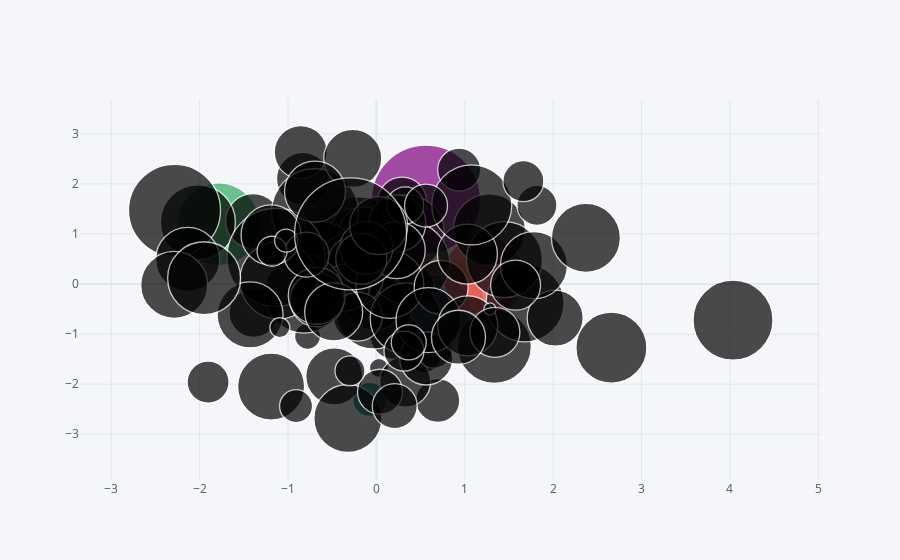

Write notebook code for a chart like this one.
### Code cell
df.iplot(kind = 'bubble', x = 'A', y = 'B', size = 'C')
